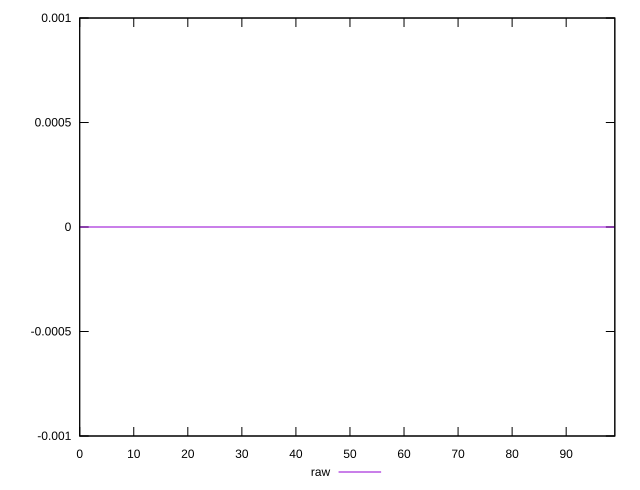

Generate this figure with gnuplot:
reset
set terminal svg size 640, 490 enhanced background rgb 'white'
set output "reprap/efficient-animated-content/samples/pages+cached+noexternal+nosvg/raw/sorted.svg"

$raw <<EOF
0 0
1 0
2 0
3 0
4 0
5 0
6 0
7 0
8 0
9 0
10 0
11 0
12 0
13 0
14 0
15 0
16 0
17 0
18 0
19 0
20 0
21 0
22 0
23 0
24 0
25 0
26 0
27 0
28 0
29 0
30 0
31 0
32 0
33 0
34 0
35 0
36 0
37 0
38 0
39 0
40 0
41 0
42 0
43 0
44 0
45 0
46 0
47 0
48 0
49 0
50 0
51 0
52 0
53 0
54 0
55 0
56 0
57 0
58 0
59 0
60 0
61 0
62 0
63 0
64 0
65 0
66 0
67 0
68 0
69 0
70 0
71 0
72 0
73 0
74 0
75 0
76 0
77 0
78 0
79 0
80 0
81 0
82 0
83 0
84 0
85 0
86 0
87 0
88 0
89 0
90 0
91 0
92 0
93 0
94 0
95 0
96 0
97 0
98 0
99 0
EOF

set key outside below
set yrange [-0.001:0.001]

plot \
  $raw title "raw" with line, \


reset
